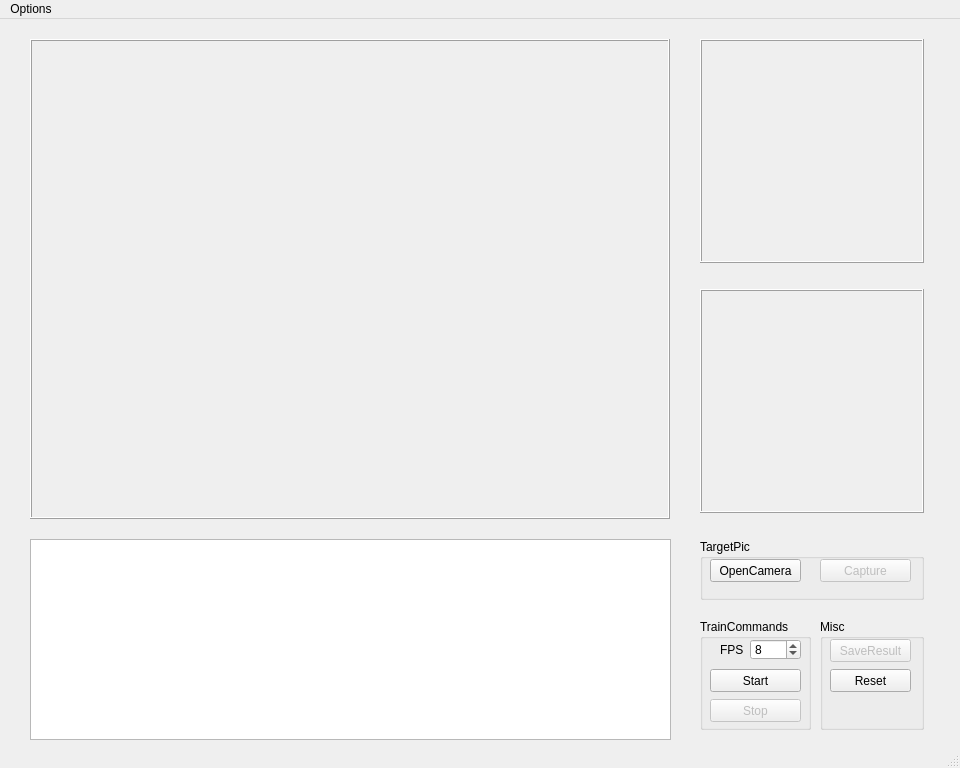
<?xml version="1.0" encoding="UTF-8"?>
<ui version="4.0">
 <class>MainWindow</class>
 <widget class="QMainWindow" name="MainWindow">
  <property name="geometry">
   <rect>
    <x>0</x>
    <y>0</y>
    <width>960</width>
    <height>768</height>
   </rect>
  </property>
  <property name="minimumSize">
   <size>
    <width>960</width>
    <height>768</height>
   </size>
  </property>
  <property name="windowTitle">
   <string>MainWindow</string>
  </property>
  <widget class="QWidget" name="centralwidget">
   <widget class="QLabel" name="label_Camera">
    <property name="geometry">
     <rect>
      <x>30</x>
      <y>20</y>
      <width>640</width>
      <height>480</height>
     </rect>
    </property>
    <property name="toolTip">
     <string>&lt;html&gt;&lt;head/&gt;&lt;body&gt;&lt;p&gt;&lt;span style=&quot; font-size:12pt;&quot;&gt;The Camera Frame&lt;/span&gt;&lt;/p&gt;&lt;/body&gt;&lt;/html&gt;</string>
    </property>
    <property name="frameShape">
     <enum>QFrame::Box</enum>
    </property>
    <property name="frameShadow">
     <enum>QFrame::Raised</enum>
    </property>
    <property name="text">
     <string/>
    </property>
   </widget>
   <widget class="QTextBrowser" name="textBrowser_Console">
    <property name="geometry">
     <rect>
      <x>30</x>
      <y>520</y>
      <width>641</width>
      <height>201</height>
     </rect>
    </property>
    <property name="toolTip">
     <string>&lt;html&gt;&lt;head/&gt;&lt;body&gt;&lt;p&gt;&lt;span style=&quot; font-size:12pt;&quot;&gt;Console&lt;/span&gt;&lt;/p&gt;&lt;/body&gt;&lt;/html&gt;</string>
    </property>
    <property name="openLinks">
     <bool>false</bool>
    </property>
   </widget>
   <widget class="QLabel" name="label_Target">
    <property name="geometry">
     <rect>
      <x>700</x>
      <y>20</y>
      <width>224</width>
      <height>224</height>
     </rect>
    </property>
    <property name="toolTip">
     <string>&lt;html&gt;&lt;head/&gt;&lt;body&gt;&lt;p&gt;&lt;span style=&quot; font-size:12pt;&quot;&gt;Target Pic&lt;/span&gt;&lt;/p&gt;&lt;/body&gt;&lt;/html&gt;</string>
    </property>
    <property name="frameShape">
     <enum>QFrame::Box</enum>
    </property>
    <property name="frameShadow">
     <enum>QFrame::Raised</enum>
    </property>
    <property name="text">
     <string/>
    </property>
   </widget>
   <widget class="QLabel" name="label_Generated">
    <property name="geometry">
     <rect>
      <x>700</x>
      <y>270</y>
      <width>224</width>
      <height>224</height>
     </rect>
    </property>
    <property name="toolTip">
     <string>&lt;html&gt;&lt;head/&gt;&lt;body&gt;&lt;p&gt;&lt;span style=&quot; font-size:12pt;&quot;&gt;Result Pic&lt;/span&gt;&lt;/p&gt;&lt;/body&gt;&lt;/html&gt;</string>
    </property>
    <property name="frameShape">
     <enum>QFrame::Box</enum>
    </property>
    <property name="frameShadow">
     <enum>QFrame::Raised</enum>
    </property>
    <property name="text">
     <string/>
    </property>
   </widget>
   <widget class="QGroupBox" name="groupBox_TargetPic">
    <property name="geometry">
     <rect>
      <x>700</x>
      <y>520</y>
      <width>224</width>
      <height>61</height>
     </rect>
    </property>
    <property name="title">
     <string>TargetPic</string>
    </property>
    <widget class="QPushButton" name="pushButton_OpenCamera">
     <property name="geometry">
      <rect>
       <x>10</x>
       <y>20</y>
       <width>91</width>
       <height>23</height>
      </rect>
     </property>
     <property name="text">
      <string>OpenCamera</string>
     </property>
    </widget>
    <widget class="QPushButton" name="pushButton_CameraCapture">
     <property name="enabled">
      <bool>false</bool>
     </property>
     <property name="geometry">
      <rect>
       <x>120</x>
       <y>20</y>
       <width>91</width>
       <height>23</height>
      </rect>
     </property>
     <property name="text">
      <string>Capture</string>
     </property>
    </widget>
   </widget>
   <widget class="QGroupBox" name="groupBox_TrainCommands">
    <property name="geometry">
     <rect>
      <x>700</x>
      <y>600</y>
      <width>111</width>
      <height>111</height>
     </rect>
    </property>
    <property name="title">
     <string>TrainCommands</string>
    </property>
    <widget class="QPushButton" name="pushButton_TrainStart">
     <property name="geometry">
      <rect>
       <x>10</x>
       <y>50</y>
       <width>91</width>
       <height>23</height>
      </rect>
     </property>
     <property name="text">
      <string>Start</string>
     </property>
    </widget>
    <widget class="QPushButton" name="pushButton_TrainStop">
     <property name="enabled">
      <bool>false</bool>
     </property>
     <property name="geometry">
      <rect>
       <x>10</x>
       <y>80</y>
       <width>91</width>
       <height>23</height>
      </rect>
     </property>
     <property name="text">
      <string>Stop</string>
     </property>
    </widget>
    <widget class="QSpinBox" name="spinBox_ExpectedFPS">
     <property name="geometry">
      <rect>
       <x>50</x>
       <y>20</y>
       <width>51</width>
       <height>21</height>
      </rect>
     </property>
     <property name="toolTip">
      <string>&lt;html&gt;&lt;head/&gt;&lt;body&gt;&lt;p&gt;&lt;span style=&quot; font-size:12pt;&quot;&gt;Expected FPS&lt;/span&gt;&lt;/p&gt;&lt;/body&gt;&lt;/html&gt;</string>
     </property>
     <property name="accelerated">
      <bool>true</bool>
     </property>
     <property name="minimum">
      <number>1</number>
     </property>
     <property name="maximum">
      <number>144</number>
     </property>
     <property name="value">
      <number>8</number>
     </property>
    </widget>
    <widget class="QLabel" name="label_ExpectedFPS">
     <property name="geometry">
      <rect>
       <x>20</x>
       <y>20</y>
       <width>31</width>
       <height>21</height>
      </rect>
     </property>
     <property name="text">
      <string>FPS</string>
     </property>
    </widget>
   </widget>
   <widget class="QGroupBox" name="groupBox_Misc">
    <property name="geometry">
     <rect>
      <x>820</x>
      <y>600</y>
      <width>104</width>
      <height>111</height>
     </rect>
    </property>
    <property name="title">
     <string>Misc</string>
    </property>
    <widget class="QPushButton" name="pushButton_SaveResult">
     <property name="enabled">
      <bool>false</bool>
     </property>
     <property name="geometry">
      <rect>
       <x>10</x>
       <y>20</y>
       <width>81</width>
       <height>23</height>
      </rect>
     </property>
     <property name="text">
      <string>SaveResult</string>
     </property>
    </widget>
    <widget class="QPushButton" name="pushButton_Reset">
     <property name="geometry">
      <rect>
       <x>10</x>
       <y>50</y>
       <width>81</width>
       <height>23</height>
      </rect>
     </property>
     <property name="text">
      <string>Reset</string>
     </property>
    </widget>
   </widget>
  </widget>
  <widget class="QMenuBar" name="menubar">
   <property name="geometry">
    <rect>
     <x>0</x>
     <y>0</y>
     <width>960</width>
     <height>23</height>
    </rect>
   </property>
   <widget class="QMenu" name="menuOptions">
    <property name="title">
     <string>Options</string>
    </property>
    <addaction name="actionQuit"/>
   </widget>
   <addaction name="menuOptions"/>
  </widget>
  <widget class="QStatusBar" name="statusbar"/>
  <action name="actionQuit">
   <property name="text">
    <string>Quit</string>
   </property>
  </action>
 </widget>
 <resources/>
 <connections>
  <connection>
   <sender>actionQuit</sender>
   <signal>triggered()</signal>
   <receiver>MainWindow</receiver>
   <slot>close()</slot>
   <hints>
    <hint type="sourcelabel">
     <x>-1</x>
     <y>-1</y>
    </hint>
    <hint type="destinationlabel">
     <x>479</x>
     <y>383</y>
    </hint>
   </hints>
  </connection>
 </connections>
</ui>
